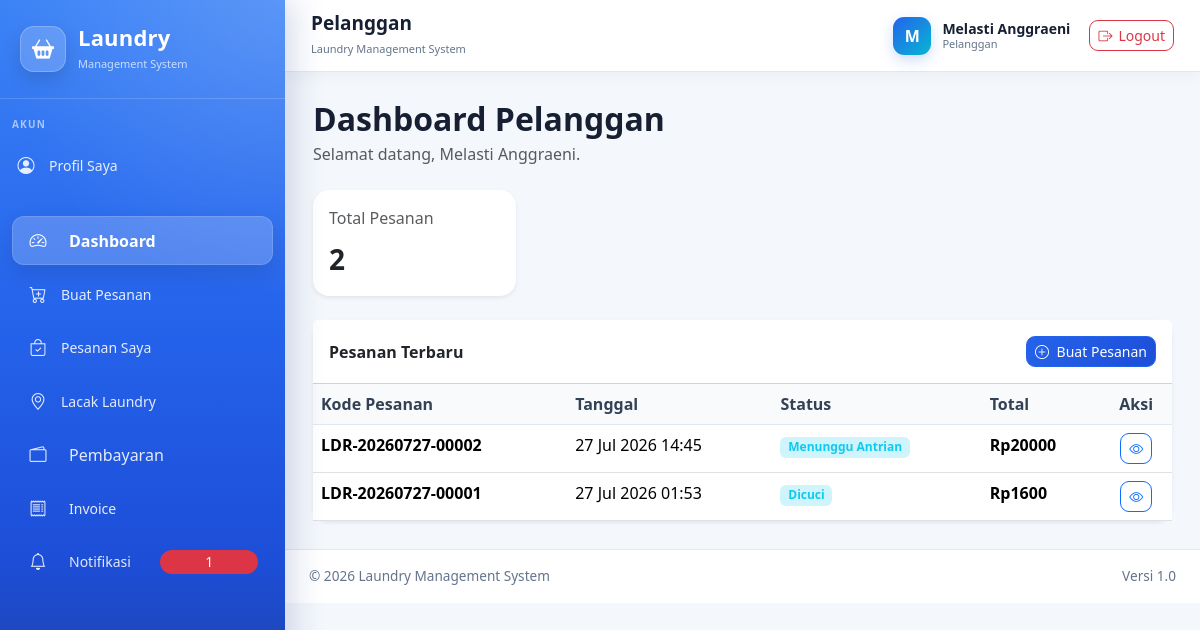
Screenshot of /pelanggan/ (signed in) with the database file from the repository.
### administrator/models.py (models this page shows, shortened)
class User(AbstractUser):
    class Role(models.TextChoices):
        ADMINISTRATOR = "administrator", "Administrator"
        KASIR = "kasir", "Kasir"
        PETUGAS_LAUNDRY = "petugaslaundry", "Petugas Laundry"
        PELANGGAN = "pelanggan", "Pelanggan"
    role = models.CharField(
        max_length=30,
        choices=Role.choices,
        default=Role.PELANGGAN,
        db_index=True,
        verbose_name="Hak akses",
    )
    nomor_hp = models.CharField(
        max_length=20,
        unique=True,
        verbose_name="Nomor HP",
    )
    alamat = models.TextField(
        blank=True,
        verbose_name="Alamat",
    )
    foto = models.ImageField(
        upload_to="pengguna/foto/",
        blank=True,
        null=True,
        verbose_name="Foto",
    )
    is_verified = models.BooleanField(
        default=True,
        db_index=True,
        verbose_name="Terverifikasi",
        help_text="Akun pelanggan langsung aktif setelah registrasi.",
    )
    verified_at = models.DateTimeField(
        blank=True,
        null=True,
        verbose_name="Waktu verifikasi",
    )
    verified_by = models.ForeignKey(
        "self",
        on_delete=models.SET_NULL,
        blank=True,
        null=True,
        related_name="pengguna_diverifikasi",
        verbose_name="Diverifikasi oleh",
    )
    email = models.EmailField(
        unique=True,
        verbose_name="Email",
    )
    class Meta:
        verbose_name = "Pengguna"
        verbose_name_plural = "Data Pengguna"
        ordering = ["username"]
    def verifikasi(self, administrator):
        """
        Memverifikasi akun pelanggan.
        """
        self.is_verified = True
        self.is_active = True
        self.verified_at = timezone.now()
        self.verified_by = administrator
        self.save(
            update_fields=[
                "is_verified",
                "is_active",
                "verified_at",
                "verified_by",
            ]
        )

class TimeStampedModel(models.Model):
    created_at = models.DateTimeField(
        auto_now_add=True,
        verbose_name="Dibuat pada",
    )
    updated_at = models.DateTimeField(
        auto_now=True,
        verbose_name="Diubah pada",
    )
    class Meta:
        abstract = True

class Pesanan(TimeStampedModel):
    class JenisPengantaran(models.TextChoices):
        DATANG_SENDIRI = "datang_sendiri", "Datang Sendiri"
        JEMPUT = "jemput", "Dijemput"
        ANTAR = "antar", "Diantar"
        ANTAR_JEMPUT = "antar_jemput", "Antar dan Jemput"
    class CaraBarangMasuk(models.TextChoices):
        DIANTAR_KE_OUTLET = (
            "diantar_ke_outlet",
            "Diantar ke Outlet",
        )
        DIJEMPUT = (
            "dijemput",
            "Dijemput ke Alamat Pelanggan",
        )
    class CaraBarangKeluar(models.TextChoices):
        DIAMBIL_SENDIRI = (
            "diambil_sendiri",
            "Diambil Sendiri di Outlet",
        )
        DIANTAR_KE_PELANGGAN = (
            "diantar_ke_pelanggan",
            "Diantar ke Alamat Pelanggan",
        )
    class StatusPesanan(models.TextChoices):
        MENUNGGU_BARANG_DIANTAR = (
            "menunggu_barang_diantar",
            "Menunggu Barang Diantar",
        )
        MENUNGGU_PENJEMPUTAN = (
            "menunggu_penjemputan",
            "Menunggu Penjemputan",
        )
        MENUNGGU_PEMERIKSAAN = (
            "menunggu_pemeriksaan",
            "Menunggu Pemeriksaan",
        )
        MENUNGGU_PETUGAS = (
            "menunggu_petugas",
            "Menunggu Petugas Tersedia",
        )
        MENUNGGU_ANTRIAN = (
            "menunggu_antrian",
            "Menunggu Antrian",
        )
        DICUCI = "dicuci", "Dicuci"
        DIKERINGKAN = "dikeringkan", "Dikeringkan"
        DISETRIKA = "disetrika", "Disetrika"
        DILIPAT = "dilipat", "Dilipat"
        DIKEMAS = "dikemas", "Dikemas"
        SIAP_DIAMBIL = "siap_diambil", "Siap Diambil"
        SIAP_DIANTAR = "siap_diantar", "Siap Diantar"
        DALAM_PENGANTARAN = (
            "dalam_pengantaran",
            "Dalam Pengantaran",
        )
        SELESAI = "selesai", "Selesai"
        DITOLAK = "ditolak", "Ditolak"
        DIBATALKAN = "dibatalkan", "Dibatalkan"
    class StatusPembayaran(models.TextChoices):
        BELUM_DIBAYAR = "belum_dibayar", "Belum Dibayar"
        MENUNGGU_VERIFIKASI = (
            "menunggu_verifikasi",
            "Menunggu Verifikasi",
        )
        DP = "dp", "Dibayar Sebagian"
        LUNAS = "lunas", "Lunas"
        GAGAL = "gagal", "Gagal"
        DIKEMBALIKAN = "dikembalikan", "Dikembalikan"
    kode_pesanan = models.CharField(
        max_length=30,
        unique=True,
        editable=False,
        db_index=True,
        verbose_name="Kode pesanan",
    )
    pelanggan = models.ForeignKey(
        settings.AUTH_USER_MODEL,
        on_delete=models.PROTECT,
        related_name="pesanan_pelanggan",
        limit_choices_to={"role": User.Role.PELANGGAN},
        verbose_name="Pelanggan",
    )
    kasir = models.ForeignKey(
        settings.AUTH_USER_MODEL,
        on_delete=models.SET_NULL,
        blank=True,
        null=True,
        related_name="pesanan_ditangani_kasir",
        limit_choices_to={"role": User.Role.KASIR},
        verbose_name="Kasir",
    )
    petugas_laundry = models.ForeignKey(
        settings.AUTH_USER_MODEL,
        on_delete=models.SET_NULL,
        blank=True,
        null=True,
        related_name="pesanan_dikerjakan",
        limit_choices_to={"role": User.Role.PETUGAS_LAUNDRY},
        verbose_name="Petugas laundry",
    )
    promo = models.ForeignKey(
        Promo,
        on_delete=models.SET_NULL,
        blank=True,
        null=True,
        related_name="pesanan",
        verbose_name="Promo",
    )
    metode_pembayaran = models.ForeignKey(
        MetodePembayaran,
        on_delete=models.PROTECT,
        related_name="pesanan",
        verbose_name="Metode pembayaran",
    )
    area_layanan = models.ForeignKey(
        AreaLayanan,
        on_delete=models.SET_NULL,
        blank=True,
        null=True,
        related_name="pesanan",
        verbose_name="Area antar-jemput",
    )
    jenis_pengantaran = models.CharField(
        max_length=30,
        choices=JenisPengantaran.choices,
        default=JenisPengantaran.DATANG_SENDIRI,
        verbose_name="Metode penerimaan",
    )
    cara_barang_masuk = models.CharField(
        max_length=30,
        choices=CaraBarangMasuk.choices,
        default=CaraBarangMasuk.DIANTAR_KE_OUTLET,
        db_index=True,
        verbose_name="Cara barang masuk",
    )
    cara_barang_keluar = models.CharField(
        max_length=30,
        choices=CaraBarangKeluar.choices,
        default=CaraBarangKeluar.DIAMBIL_SENDIRI,
        db_index=True,
        verbose_name="Cara barang dikembalikan",
    )
    alamat_penjemputan = models.TextField(
        blank=True,
        verbose_name="Alamat penjemputan",
    )
    alamat_pengantaran = models.TextField(
        blank=True,
        verbose_name="Alamat pengantaran",
    )
    tanggal_penjemputan = models.DateTimeField(
        blank=True,
        null=True,
        verbose_name="Tanggal penjemputan",
    )
    tanggal_pengambilan = models.DateTimeField(
        blank=True,
        null=True,
        verbose_name="Tanggal pengambilan",
    )
    estimasi_selesai = models.DateTimeField(
        blank=True,
        null=True,
        verbose_name="Estimasi selesai",
    )
    tanggal_selesai = models.DateTimeField(
        blank=True,
        null=True,
        verbose_name="Tanggal selesai",
    )
    catatan_pelanggan = models.TextField(
        blank=True,
        verbose_name="Catatan pelanggan",
    )
    catatan_kasir = models.TextField(
        blank=True,
        verbose_name="Catatan kasir",
    )
    alasan_penolakan = models.TextField(
        blank=True,
        verbose_name="Alasan penolakan",
    )
    status = models.CharField(
        max_length=30,
        choices=StatusPesanan.choices,
        default=StatusPesanan.MENUNGGU_BARANG_DIANTAR,
        db_index=True,
        verbose_name="Status pesanan",
    )
    status_pembayaran = models.CharField(
        max_length=30,
        choices=StatusPembayaran.choices,
        default=StatusPembayaran.BELUM_DIBAYAR,
        db_index=True,
        verbose_name="Status pembayaran",
    )
    subtotal = models.DecimalField(
        max_digits=12,
        decimal_places=2,
        default=Decimal("0.00"),
        validators=[MinValueValidator(Decimal("0.00"))],
        verbose_name="Subtotal",
    )
    diskon = models.DecimalField(
        max_digits=12,
        decimal_places=2,
        default=Decimal("0.00"),
        validators=[MinValueValidator(Decimal("0.00"))],
        verbose_name="Diskon",
    )
    biaya_antar_jemput = models.DecimalField(
        max_digits=12,
        decimal_places=2,
        default=Decimal("0.00"),
        validators=[MinValueValidator(Decimal("0.00"))],
        verbose_name="Biaya antar-jemput",
    )
    biaya_tambahan = models.DecimalField(
        max_digits=12,
        decimal_places=2,
        default=Decimal("0.00"),
        validators=[MinValueValidator(Decimal("0.00"))],
        verbose_name="Biaya tambahan",
    )
    total_biaya = models.DecimalField(
        max_digits=12,
        decimal_places=2,
        default=Decimal("0.00"),
        validators=[MinValueValidator(Decimal("0.00"))],
        verbose_name="Total biaya",
    )
    diterima_pelanggan = models.BooleanField(
        default=False,
        verbose_name="Sudah diterima pelanggan",
    )
    class Meta:
        verbose_name = "Pesanan"
        verbose_name_plural = "Data Pesanan"
        ordering = ["-created_at"]
        indexes = [
            models.Index(fields=["status", "created_at"]),
            models.Index(fields=["pelanggan", "status"]),
            models.Index(fields=["kasir", "status"]),
            models.Index(fields=["petugas_laundry", "status"]),
        ]

### pelanggan/views.py (the view)
@role_required([User.Role.PELANGGAN])
def dashboard(request):
    pesanan_queryset = (
        Pesanan.objects
        .filter(pelanggan=request.user)
        .select_related(
            "metode_pembayaran",
            "petugas_laundry",
            "promo",
            "area_layanan",
        )
        .prefetch_related(
            "detail",
            "detail__layanan",
            "detail__jenis_barang",
        )
        .order_by("-created_at")
    )
    status_aktif = [
        Pesanan.StatusPesanan.MENUNGGU_BARANG_DIANTAR,
        Pesanan.StatusPesanan.MENUNGGU_PENJEMPUTAN,
        Pesanan.StatusPesanan.MENUNGGU_PEMERIKSAAN,
        Pesanan.StatusPesanan.MENUNGGU_PETUGAS,
        Pesanan.StatusPesanan.MENUNGGU_ANTRIAN,
        Pesanan.StatusPesanan.DICUCI,
        Pesanan.StatusPesanan.DIKERINGKAN,
        Pesanan.StatusPesanan.DISETRIKA,
        Pesanan.StatusPesanan.DILIPAT,
        Pesanan.StatusPesanan.DIKEMAS,
        Pesanan.StatusPesanan.SIAP_DIAMBIL,
        Pesanan.StatusPesanan.SIAP_DIANTAR,
        Pesanan.StatusPesanan.DALAM_PENGANTARAN,
    ]
    total_pesanan = pesanan_queryset.count()
    pesanan_aktif = pesanan_queryset.filter(
        status__in=status_aktif,
    ).count()
    pesanan_selesai = pesanan_queryset.filter(
        status=Pesanan.StatusPesanan.SELESAI,
    ).count()
    belum_lunas = (
        pesanan_queryset
        .exclude(
            status_pembayaran=(
                Pesanan.StatusPembayaran.LUNAS
            )
        )
        .exclude(
            status__in=[
                Pesanan.StatusPesanan.DITOLAK,
                Pesanan.StatusPesanan.DIBATALKAN,
            ]
        )
        .count()
    )
    pesanan_terbaru = pesanan_queryset[:5]
    context = {
        "pesanan_terbaru": pesanan_terbaru,
        "total_pesanan": total_pesanan,
        "pesanan_aktif": pesanan_aktif,
        "pesanan_selesai": pesanan_selesai,
        "belum_lunas": belum_lunas,
        "pesanan_saya": pesanan_queryset,
        "pesanan_list": pesanan_terbaru,
        "jumlah_pesanan": total_pesanan,
        "jumlah_pesanan_aktif": pesanan_aktif,
        "jumlah_pesanan_selesai": pesanan_selesai,
        "jumlah_belum_lunas": belum_lunas,
    }
    return render(
        request,
        "pelanggan/dashboard.html",
        context,
    )
    return render(
        request,
        "pelanggan/dashboard.html",
        context,
    )

### templates/pelanggan/dashboard.html (shortened to what this page needs)
{% extends "base.html" %}
{% block content %}
<div class="mb-4">
    <h2 class="fw-bold mb-1">
        Dashboard Pelanggan
    </h2>
    <p class="text-muted mb-0">
        Selamat datang,
        {{ request.user.get_full_name|default:request.user.username }}.
    </p>
</div>
<div class="row g-3 mb-4">
    <div class="col-md-6 col-xl-3">
        <div class="card border-0 shadow-sm h-100">
            <div class="card-body">
                <div class="text-muted mb-2">
                    Total Pesanan
                </div>
                <div class="fs-3 fw-bold">
                    {{ pesanan_saya.count }}
                </div>
            </div>
        </div>
    </div>
</div>
<div class="card border-0 shadow-sm">
    <div class="card-header bg-white py-3 d-flex justify-content-between align-items-center">
        <strong>Pesanan Terbaru</strong>
        <a
            href="{% url 'pelanggan:pesanan_tambah' %}"
            class="btn btn-primary btn-sm"
        >
            <i class="bi bi-plus-circle me-1"></i>
            Buat Pesanan
        </a>
    </div>
    <div class="table-responsive">
        <table class="table table-hover mb-0">
            <thead class="table-light">
                <tr>
                    <th>Kode Pesanan</th>
                    <th>Tanggal</th>
                    <th>Status</th>
                    <th>Total</th>
                    <th class="text-center">Aksi</th>
                </tr>
            </thead>
            <tbody>
                {% for pesanan in pesanan_saya|slice:":5" %}
                    <tr>
                        <td class="fw-semibold">
                            {{ pesanan.kode_pesanan }}
                        </td>
                        <td>
                            {{ pesanan.created_at|date:"d M Y H:i" }}
                        </td>
                        <td>
                            <span class="badge bg-info-subtle text-info">
                                {{ pesanan.get_status_display }}
                            </span>
                        </td>
                        <td class="fw-semibold">
                            Rp{{ pesanan.total_biaya|floatformat:0 }}
                        </td>
                        <td class="text-center">
                            <a
                                href="#"
                                class="btn btn-sm btn-outline-primary"
                            >
                                <i class="bi bi-eye"></i>
                            </a>
                        </td>
                    </tr>
                {% endfor %}
            </tbody>
        </table>
    </div>
</div>
{% endblock %}

### templates/includes/navbar.html (shortened to what this page needs)
<nav class="top-navbar">
    <div class="navbar-left">
        <div>
            <h5 class="navbar-title">
                {% if request.user.role == "administrator" %}
                    Administrator
                {% elif request.user.role == "kasir" %}
                    Kasir
                {% elif request.user.role == "petugaslaundry" %}
                    Petugas Laundry
                {% elif request.user.role == "pelanggan" %}
                    Pelanggan
                {% else %}
                    Laundry Management System
                {% endif %}
            </h5>
            <small class="navbar-subtitle">
                Laundry Management System
            </small>
        </div>
    </div>
    <div class="navbar-user">
        <div class="user-avatar">
            {{ request.user.username|first|upper }}
        </div>
        <div class="user-info">
            <span class="user-name">
                {{ request.user.get_full_name|default:request.user.username }}
            </span>
            <small>
                {{ request.user.get_role_display }}
            </small>
        </div>
        <a
            href="{% url 'logout' %}"
            class="btn btn-outline-danger btn-sm logout-button"
            title="Logout"
        >
            <i class="bi bi-box-arrow-right"></i>
            <span>Logout</span>
        </a>
    </div>
</nav>

### rows the page displays
User: user.username|first "M", user.get_full_name "Melasti Anggraeni", user.role "Pelanggan"
Pesanan: kode_pesanan "LDR-20260727-00002", created_at "27 Jul 2026 14:45", status "Menunggu Antrian", total_biaya "20000"
Pesanan: kode_pesanan "LDR-20260727-00001", created_at "27 Jul 2026 01:53", status "Dicuci", total_biaya "1600"

### other values shown
{{ jumlah_notifikasi_pelanggan }} "1"
{{ pesanan_saya.count }} "2"
